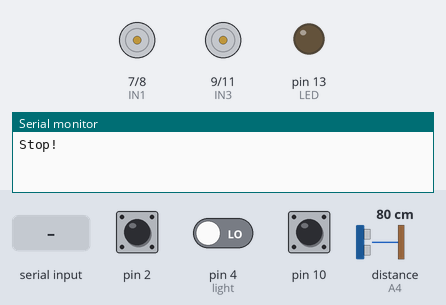
The sketch below on a simulated Arduino Uno, built with avr-gcc and run on an emulated ATmega328P. On the bench: motor-driver pin pairs drawn as motors (green arrow = first pin HIGH = forward, orange = second pin HIGH = backward, longer = more drive, scaled by the enable pin), output pins drawn as LEDs (lit = HIGH), the last lines printed to the serial monitor. The test bench sets the inputs (shaded band); at power-on: pin 2 HIGH, pin 4 (light) LOW, pin 10 HIGH, distance to the obstacle (sensor on A4) 80 cm. The echo pulse lasts 58.3 µs per cm; pins used as bus, display or sensor lines are not drawn.

Above: at 1.2 s.
1.3 s: "d" received over Serial
4.3 s: "a" received over Serial
At 5.2 s:
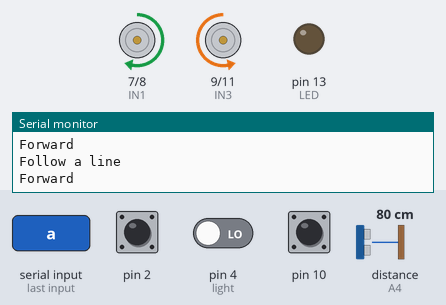
5.8 s: "b" received over Serial
At 6.3 s:
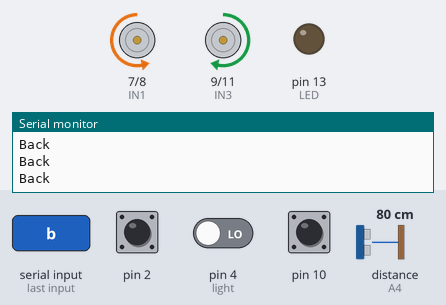
7.3 s: "l" received over Serial
At 7.6 s:
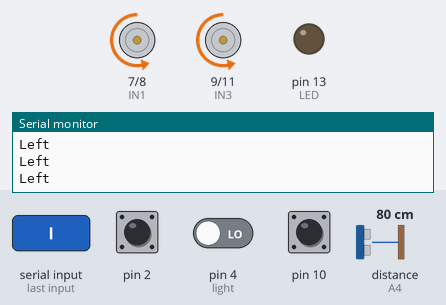
8.8 s: "r" received over Serial
At 9.9 s:
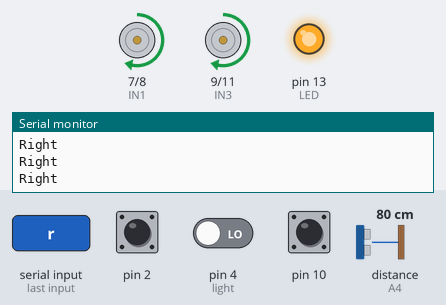
10.3 s: "o" received over Serial
At 11.3 s:
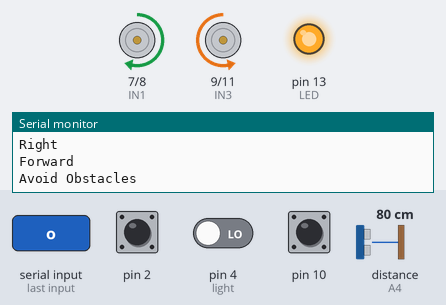
Timing chart, 0 to 13.3 s (numbered marks = the images above; inputs shaded):
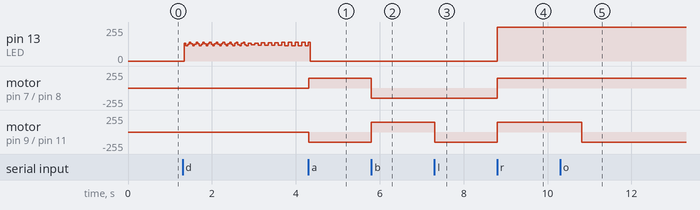

Measured:
- after the input at 4.3 s, motor on pin 7 (IN1) / pin 8 (IN2): stopped → forward 150/255 at once; motor on pin 9 (IN3) / pin 11 (IN4): stopped → backward 150/255 at once
- after the input at 5.8 s, motor on pin 7 (IN1) / pin 8 (IN2): forward 150/255 → backward 150/255 at once; motor on pin 9 (IN3) / pin 11 (IN4): backward 150/255 → forward 150/255 at once
- after the input at 7.3 s, motor on pin 9 (IN3) / pin 11 (IN4): forward 150/255 → backward 150/255 at once
- after the input at 8.8 s, pin 13 (LED): 0/255 → 255/255 at once; motor on pin 7 (IN1) / pin 8 (IN2), motor on pin 9 (IN3) / pin 11 (IN4): backward 150/255 → forward 150/255 at once
- after the input at 10.3 s, motor on pin 9 (IN3) / pin 11 (IN4): forward 150/255 → backward 150/255 after 0.51 s

The sketch:

Follow_Obj_Line_F_B_L_R_Avoid_Obst.ino
```cpp
#include <Servo.h>  //servo library
Servo myservo;    // create servo object to control servo

int Echo = A4;    // attach Arduino A4 pin to Echo of HC-SR04
int Trig = A5;    // attach Arduino A4 pin to Echo of HC-SR04

// Line Tracking IO define
#define LT_R !digitalRead(10) // read & negate right light sensor
#define LT_M !digitalRead(4)  // read & negate middle light sensor
#define LT_L !digitalRead(2)  // read & negate left light sensor

int rightDistance = 0, leftDistance = 0, middleDistance = 0;

// Arduino control pins for servomotors
#define ENA 5 // analog pins for controlling the robot speed
#define ENB 6 // on turns left and right

// attach Arduino pins to L298 motor control 4 servo motors
#define IN1 7   // Attach Arduino pin 7 to motor control pin IN1
#define IN2 8   // Attach Arduino pin 8 to motor control pin IN2
#define IN3 9   // Attach Arduino pin 9 to motor control pin IN3
#define IN4 11  // Attach Arduino pin 11 to motor control pin IN4

int LED = 13;     //specify the LED pin to pin 13

unsigned char carSpeed = 150; // car speed on turn left and right

bool state = LOW;

// var to store the message from the phone app, through Bluetooth
char getstr;

// function to move the robot forward
void forward(){
  analogWrite(ENA,carSpeed);
  analogWrite(ENB,carSpeed);

  digitalWrite(IN1,HIGH);
  digitalWrite(IN2,LOW);
  digitalWrite(IN3,LOW);
  digitalWrite(IN4,HIGH);
  Serial.println("Forward");  // write on the IDE serial monitor
}

// function to move the robot backwards
void back(){
  analogWrite(ENA,carSpeed);
  analogWrite(ENB,carSpeed);

  digitalWrite(IN1,LOW);
  digitalWrite(IN2,HIGH);
  digitalWrite(IN3,HIGH);
  digitalWrite(IN4,LOW);
  Serial.println("Back");
}

// function to turn the robot to the left
void left(){
  analogWrite(ENA,carSpeed);
  analogWrite(ENB,carSpeed);

  digitalWrite(IN1,LOW);
  digitalWrite(IN2,HIGH);
  digitalWrite(IN3,LOW);
  digitalWrite(IN4,HIGH);
  Serial.println("Left");
}

// function to turn the robot to the right
void right(){
  analogWrite(ENA,carSpeed);
  analogWrite(ENB,carSpeed);

  digitalWrite(IN1,HIGH);
  digitalWrite(IN2,LOW);
  digitalWrite(IN3,HIGH);
  digitalWrite(IN4,LOW);

  digitalWrite(LED, HIGH);

  Serial.println("Right");
}

// function to stop the robot
void stop(){
  digitalWrite(ENA,LOW);
  digitalWrite(ENB,LOW);

  digitalWrite(IN1,LOW);
  digitalWrite(IN2,LOW);
  digitalWrite(IN3,LOW);
  digitalWrite(IN4,LOW);

  digitalWrite(LED, LOW);

  Serial.println("Stop!");
}

// function to change the robot state var. to flash the LED
void stateChange(){
  state = !state;
  digitalWrite(LED, state);
  Serial.println("Light");
  myservo.detach();
}

// function for Ultrasonic distance measurement
int Distance_test() {
  digitalWrite(Trig, LOW);     //starts trig pin low
  delayMicroseconds(2);   //waits for hardware to respond
  digitalWrite(Trig, HIGH);   // trig pin sends sound wave
  delayMicroseconds(20);
  digitalWrite(Trig, LOW);
  float Fdistance = pulseIn(Echo, HIGH);// receives the sound wave
  Fdistance = Fdistance / 58;     // calc. dist. from detected object
  return (int)Fdistance;
}

// function to decide if follow an object forward, stop or move back
void followObject(){

  middleDistance = Distance_test();

  // Displays the distance on the serial Monitor
  Serial.print ("Distance: ");
  Serial.print (middleDistance);
  Serial.println(" cm");

  if (middleDistance <= 45) {
// robot moves BACKWARD when the distance to an object is too close
    back();

  } else if (middleDistance <= 80) {
// robot will STOP when the distance to an object is relatively close
    stop();

  } else if (middleDistance <= 1000) {
// robot moves FORWARD when the dist. to an obj. is not very far,
    forward();

  } else {
// If robot finds another distance which is not in previuos cases it // stops and informs: OUT OF RANGE
    stop();
  }
// Pauses the program for the amount of time (in milliseconds)
  delay(10);

  Serial.println("Robotic Behavior!");

}

// *** used this Penguin robot option without the foam chassis
// function for obstacle avoidance.
// Steps: 1-Stop the car.
// 2- Measure the dist. to the nearest obj in multiple directions.
// 3- Turn the car in the direction it finds the longest distance.
// 4- Start the car, then repeat when you encounter another object.
// myservo.write()- set the angle of the shaft; with 0° being full-
// speed in one direction, 180° being full speed in the other, and a   // value near 90° being no movement
void avoidObstacle(){
    myservo.write(90);  //set servo position according to scaled value
    delay(500);
    middleDistance = Distance_test(); // find distance

    if(middleDistance <= 20) {  // very close distance
      stop();       // stop robot
      delay(500);           // delay 500 milisec.
      myservo.write(10);  // set the angle of the shaft 10°
      delay(1000);
      rightDistance = Distance_test();  // calc right distance

      delay(500);
      myservo.write(90);     // set the angle of the shaft 90°
      delay(1000);
      myservo.write(180);     // set the angle of the shaft 180°
      delay(1000);
      leftDistance = Distance_test(); // calc left dist

      delay(500);
      myservo.write(90);
      delay(1000);
      if(rightDistance > leftDistance) { // more space on the right
        right();  // move right
        delay(360);
      }
// more space on the left
      else if(rightDistance < leftDistance) {
        left(); // move leftDistance
        delay(360);
      }
      else if((rightDistance <= 20) || (leftDistance <= 20)) {
        back(); // short distances, then move back
        delay(180);
      }
      else {
        forward();
      }
    }
    else {
        forward();
    }
    Serial.println("Avoid Obstacles");
}

// function to follow a dark line on a light background and use
// optical sensors to determine its position.
void followLine(){

  if(LT_M){  // if middle sensor sense dark move forward
    forward();
  }
  else if(LT_R) {   // if dark on the right move right
    right();
    while(LT_R);    // while dark on the right move right
  }
  else if(LT_L) {  // if dark on the left move left
    left();
    while(LT_L);
  }

  Serial.println("Follow a line");
}

// initial input or output pin setup
void setup() {
  Serial.begin(9600);

  pinMode (Trig, OUTPUT) ; // sonar digital pin mode for trig
  pinMode (Echo, INPUT);   // sonar digital pin mode for echo

  pinMode(LED, OUTPUT);  // Arduino LED pin
  pinMode(IN1, OUTPUT);  // control the motor controller for servo motor 1
  pinMode(IN2, OUTPUT);
  pinMode(IN3, OUTPUT);
  pinMode(IN4, OUTPUT);  // control the motor controller for servo motor 4

  pinMode(LT_R,INPUT);  // sensing light from the right sensor
  pinMode(LT_M,INPUT);  // sensing light from the middle sensor
  pinMode(LT_L,INPUT);  // sensing light from the left sensor

  pinMode(ENA, OUTPUT);
  pinMode(ENB, OUTPUT);
  stop();  // initially keep the robot stopped
}

// looping Arduino function
void loop() {
  // check the message from the phone remote through robot Bluetooth
  if (Serial.available() > 0 )
  {
     getstr = Serial.read();
  }

  switch(getstr){

    case 'a': followLine(); // if msg ‘a’ follow the dark line
      break;

    case 'c': followObject();  // if msg ‘c’ follow an object or move back - Robotic behavior
      break;

    case 'd': stateChange();
      break;

    case 'o': avoidObstacle();  // *** used this Penguin robot option without the foam chassis
      break;

    case 'f': forward();  // if msg ‘f’ move forward
      break;

    case 'b': back();
      break;

    case 'l': left();
      break;

    case 'r': right();
      break;

    case 's': stop();
      break;

     default:  break;
  }
}
```
